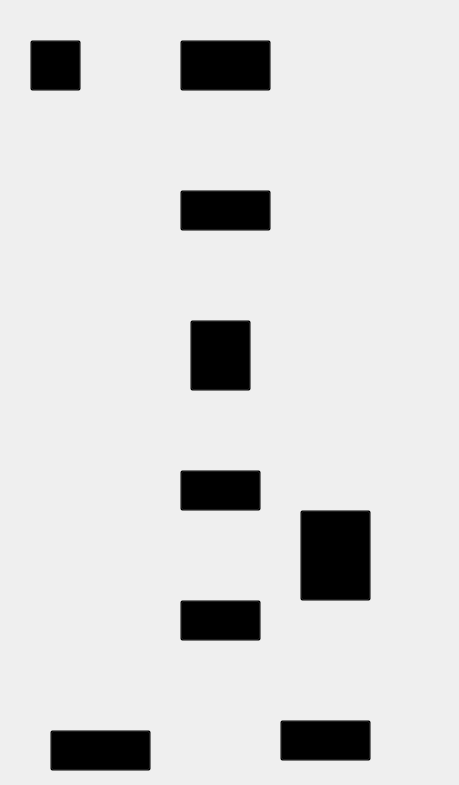
<?xml version="1.0" encoding="UTF-8"?>
<ui version="4.0">
 <class>mainWindow</class>
 <widget class="QMainWindow" name="mainWindow">
  <property name="geometry">
   <rect>
    <x>0</x>
    <y>0</y>
    <width>459</width>
    <height>785</height>
   </rect>
  </property>
  <property name="minimumSize">
   <size>
    <width>459</width>
    <height>785</height>
   </size>
  </property>
  <property name="maximumSize">
   <size>
    <width>459</width>
    <height>785</height>
   </size>
  </property>
  <property name="windowTitle">
   <string>MainWindow</string>
  </property>
  <property name="autoFillBackground">
   <bool>false</bool>
  </property>
  <property name="styleSheet">
   <string notr="true">background-image: url(topology.png);
background-repeat: no-repeat;</string>
  </property>
  <widget class="QWidget" name="centralwidget">
   <widget class="QPushButton" name="pushButton_BR1">
    <property name="enabled">
     <bool>true</bool>
    </property>
    <property name="geometry">
     <rect>
      <x>180</x>
      <y>40</y>
      <width>91</width>
      <height>51</height>
     </rect>
    </property>
    <property name="autoFillBackground">
     <bool>false</bool>
    </property>
    <property name="styleSheet">
     <string notr="true">background: transparent;</string>
    </property>
    <property name="text">
     <string/>
    </property>
    <property name="shortcut">
     <string/>
    </property>
    <property name="checkable">
     <bool>false</bool>
    </property>
    <property name="default">
     <bool>false</bool>
    </property>
    <property name="flat">
     <bool>false</bool>
    </property>
   </widget>
   <widget class="QPushButton" name="pushButton_ISP">
    <property name="enabled">
     <bool>true</bool>
    </property>
    <property name="geometry">
     <rect>
      <x>180</x>
      <y>190</y>
      <width>91</width>
      <height>41</height>
     </rect>
    </property>
    <property name="autoFillBackground">
     <bool>false</bool>
    </property>
    <property name="styleSheet">
     <string notr="true">background: transparent;</string>
    </property>
    <property name="text">
     <string/>
    </property>
    <property name="shortcut">
     <string/>
    </property>
    <property name="checkable">
     <bool>false</bool>
    </property>
    <property name="default">
     <bool>false</bool>
    </property>
    <property name="flat">
     <bool>false</bool>
    </property>
   </widget>
   <widget class="QPushButton" name="pushButton_HQ1">
    <property name="enabled">
     <bool>true</bool>
    </property>
    <property name="geometry">
     <rect>
      <x>180</x>
      <y>470</y>
      <width>81</width>
      <height>41</height>
     </rect>
    </property>
    <property name="autoFillBackground">
     <bool>false</bool>
    </property>
    <property name="styleSheet">
     <string notr="true">background: transparent;</string>
    </property>
    <property name="text">
     <string/>
    </property>
    <property name="shortcut">
     <string/>
    </property>
    <property name="checkable">
     <bool>false</bool>
    </property>
    <property name="default">
     <bool>false</bool>
    </property>
    <property name="flat">
     <bool>false</bool>
    </property>
   </widget>
   <widget class="QPushButton" name="pushButton_SW1">
    <property name="enabled">
     <bool>true</bool>
    </property>
    <property name="geometry">
     <rect>
      <x>180</x>
      <y>600</y>
      <width>81</width>
      <height>41</height>
     </rect>
    </property>
    <property name="autoFillBackground">
     <bool>false</bool>
    </property>
    <property name="styleSheet">
     <string notr="true">background: transparent;</string>
    </property>
    <property name="text">
     <string/>
    </property>
    <property name="shortcut">
     <string/>
    </property>
    <property name="checkable">
     <bool>false</bool>
    </property>
    <property name="default">
     <bool>false</bool>
    </property>
    <property name="flat">
     <bool>false</bool>
    </property>
   </widget>
   <widget class="QPushButton" name="pushButton_SW2">
    <property name="enabled">
     <bool>true</bool>
    </property>
    <property name="geometry">
     <rect>
      <x>50</x>
      <y>730</y>
      <width>101</width>
      <height>41</height>
     </rect>
    </property>
    <property name="autoFillBackground">
     <bool>false</bool>
    </property>
    <property name="styleSheet">
     <string notr="true">background: transparent;</string>
    </property>
    <property name="text">
     <string/>
    </property>
    <property name="shortcut">
     <string/>
    </property>
    <property name="checkable">
     <bool>false</bool>
    </property>
    <property name="default">
     <bool>false</bool>
    </property>
    <property name="flat">
     <bool>false</bool>
    </property>
   </widget>
   <widget class="QPushButton" name="pushButton_SW3">
    <property name="enabled">
     <bool>true</bool>
    </property>
    <property name="geometry">
     <rect>
      <x>280</x>
      <y>720</y>
      <width>91</width>
      <height>41</height>
     </rect>
    </property>
    <property name="autoFillBackground">
     <bool>false</bool>
    </property>
    <property name="styleSheet">
     <string notr="true">background: transparent;</string>
    </property>
    <property name="text">
     <string/>
    </property>
    <property name="shortcut">
     <string/>
    </property>
    <property name="checkable">
     <bool>false</bool>
    </property>
    <property name="default">
     <bool>false</bool>
    </property>
    <property name="flat">
     <bool>false</bool>
    </property>
   </widget>
   <widget class="QPushButton" name="pushButton_SRV1">
    <property name="enabled">
     <bool>true</bool>
    </property>
    <property name="geometry">
     <rect>
      <x>300</x>
      <y>510</y>
      <width>71</width>
      <height>91</height>
     </rect>
    </property>
    <property name="autoFillBackground">
     <bool>false</bool>
    </property>
    <property name="styleSheet">
     <string notr="true">background: transparent;</string>
    </property>
    <property name="text">
     <string/>
    </property>
    <property name="shortcut">
     <string/>
    </property>
    <property name="checkable">
     <bool>false</bool>
    </property>
    <property name="default">
     <bool>false</bool>
    </property>
    <property name="flat">
     <bool>false</bool>
    </property>
   </widget>
   <widget class="QPushButton" name="pushButton_FW1">
    <property name="enabled">
     <bool>true</bool>
    </property>
    <property name="geometry">
     <rect>
      <x>190</x>
      <y>320</y>
      <width>61</width>
      <height>71</height>
     </rect>
    </property>
    <property name="autoFillBackground">
     <bool>false</bool>
    </property>
    <property name="styleSheet">
     <string notr="true">background: transparent;</string>
    </property>
    <property name="text">
     <string/>
    </property>
    <property name="shortcut">
     <string/>
    </property>
    <property name="checkable">
     <bool>false</bool>
    </property>
    <property name="default">
     <bool>false</bool>
    </property>
    <property name="flat">
     <bool>false</bool>
    </property>
   </widget>
   <widget class="QPushButton" name="pushButton_PC2">
    <property name="enabled">
     <bool>true</bool>
    </property>
    <property name="geometry">
     <rect>
      <x>30</x>
      <y>40</y>
      <width>51</width>
      <height>51</height>
     </rect>
    </property>
    <property name="autoFillBackground">
     <bool>false</bool>
    </property>
    <property name="styleSheet">
     <string notr="true">background: transparent;</string>
    </property>
    <property name="text">
     <string/>
    </property>
    <property name="shortcut">
     <string/>
    </property>
    <property name="checkable">
     <bool>false</bool>
    </property>
    <property name="default">
     <bool>false</bool>
    </property>
    <property name="flat">
     <bool>false</bool>
    </property>
   </widget>
  </widget>
 </widget>
 <resources/>
 <connections/>
</ui>
